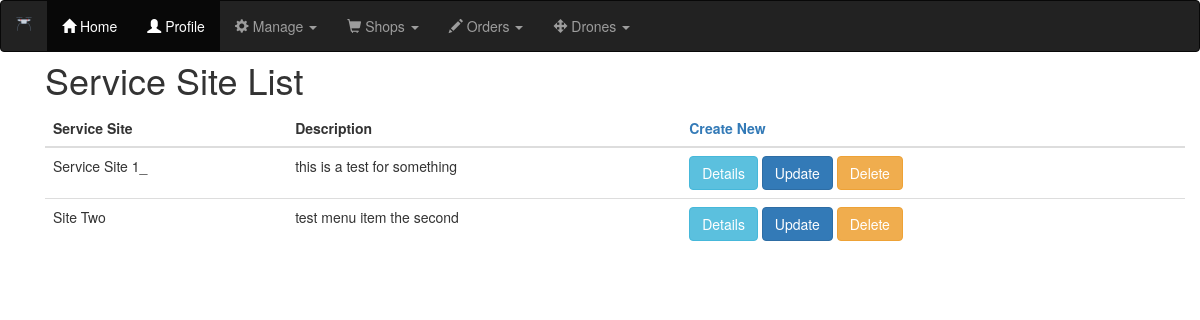
The app's page /shops/service_site_list with its own data.
### shops/models.py (models this page shows, shortened)
class ServiceSite(models.Model): #Locations where there is a drone service
    name = models.CharField(max_length=20,blank=False)
    description = models.CharField(max_length=50, blank=True)
    lat = models.FloatField(null=True)
    long = models.FloatField(null=True)
    radius = models.IntegerField(default=10)

### shops/views.py (the view)
# urls.py: path('service_site_list',ServiceSiteListView.as_view(),name='service_site_list'),
class ServiceSiteListView(ListView):
    model = ServiceSite
    template_name = 'service_sites/servicesite_list.html'

### shops/templates/service_sites/servicesite_list.html
<!DOCTYPE html>
{% extends "base.html" %}
{% block content %}
<div class="container">
<br><br>
  <h1>Service Site List</h1>
<table class="table">
  <thead>
    <th>Service Site</th><th>Description</th><th class='right_handed'> <a href="{% url 'shops:service_site_create' %}">Create New</a></th>
  </thead>
  <tbody>
  {% for servicesite in object_list %}
    <tr class="default">
      <td>{{ servicesite.name }}</td>
      <td>{{ servicesite.description }}</td>
      <td>
        <a href="service_site/{{servicesite.id}}/detail"><button type="button" class="btn btn-info">Details</button></a>
        <a href="{% url 'shops:service_site_update' servicesite.id %}"><button type="button" class="btn btn-primary">Update</button></a>
        <a href="{% url 'shops:service_site_delete' servicesite.id %}"><button type="button" class="btn btn-warning">Delete</button></a>
      </td>
    </tr>
  {% endfor %}
</tbody>
</table>
</div>
{% endblock %}

### static/css/styles.css (style rules this page uses)
td { padding: 1em; }

### records on screen
ServiceSite: name "Service Site 1_", description "this is a test for something"
ServiceSite: name "Site Two", description "test menu item the second"
